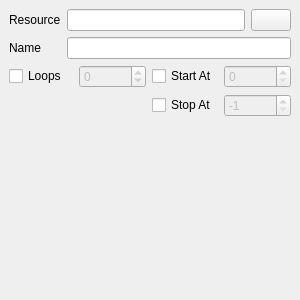
<?xml version="1.0" encoding="UTF-8"?>
<ui version="4.0">
 <class>CTimelineSeqeunceInstructionWidgetPlayAudio</class>
 <widget class="CTimelineSeqeunceInstructionWidgetBase" name="CTimelineSeqeunceInstructionWidgetPlayAudio">
  <property name="geometry">
   <rect>
    <x>0</x>
    <y>0</y>
    <width>300</width>
    <height>300</height>
   </rect>
  </property>
  <property name="windowTitle">
   <string>Form</string>
  </property>
  <layout class="QGridLayout" name="gridLayout">
   <property name="leftMargin">
    <number>0</number>
   </property>
   <property name="topMargin">
    <number>0</number>
   </property>
   <property name="rightMargin">
    <number>0</number>
   </property>
   <property name="bottomMargin">
    <number>0</number>
   </property>
   <item row="0" column="0">
    <widget class="CSlidingStackedWidget" name="pStackedWidget">
     <property name="currentIndex">
      <number>0</number>
     </property>
     <widget class="QWidget" name="page">
      <layout class="QGridLayout" name="gridLayout_2">
       <item row="3" column="1">
        <spacer name="verticalSpacer">
         <property name="orientation">
          <enum>Qt::Vertical</enum>
         </property>
         <property name="sizeHint" stdset="0">
          <size>
           <width>20</width>
           <height>40</height>
          </size>
         </property>
        </spacer>
       </item>
       <item row="0" column="2">
        <widget class="QPushButton" name="SearchButton">
         <property name="sizePolicy">
          <sizepolicy hsizetype="Fixed" vsizetype="Fixed">
           <horstretch>0</horstretch>
           <verstretch>0</verstretch>
          </sizepolicy>
         </property>
         <property name="text">
          <string/>
         </property>
        </widget>
       </item>
       <item row="0" column="1">
        <widget class="QLineEdit" name="pResourceLineEdit"/>
       </item>
       <item row="0" column="0">
        <widget class="QLabel" name="label">
         <property name="text">
          <string>Resource</string>
         </property>
        </widget>
       </item>
       <item row="2" column="0" colspan="3">
        <widget class="QWidget" name="widget_6" native="true">
         <layout class="QGridLayout" name="gridLayout_7">
          <property name="leftMargin">
           <number>0</number>
          </property>
          <property name="topMargin">
           <number>0</number>
          </property>
          <property name="rightMargin">
           <number>0</number>
          </property>
          <property name="bottomMargin">
           <number>0</number>
          </property>
          <item row="0" column="2">
           <widget class="QCheckBox" name="pStartAtCheckBox">
            <property name="text">
             <string>Start At</string>
            </property>
           </widget>
          </item>
          <item row="0" column="3">
           <widget class="QSpinBox" name="pStartAtSpinBox">
            <property name="enabled">
             <bool>false</bool>
            </property>
            <property name="maximum">
             <number>10000000</number>
            </property>
           </widget>
          </item>
          <item row="0" column="0">
           <widget class="QCheckBox" name="pLoopsCheckBox">
            <property name="text">
             <string>Loops</string>
            </property>
           </widget>
          </item>
          <item row="0" column="1">
           <widget class="QSpinBox" name="pLoopsSpinBox">
            <property name="enabled">
             <bool>false</bool>
            </property>
            <property name="minimum">
             <number>-1</number>
            </property>
            <property name="maximum">
             <number>10000000</number>
            </property>
           </widget>
          </item>
          <item row="1" column="2">
           <widget class="QCheckBox" name="pEndAtCheckBox">
            <property name="text">
             <string>Stop At</string>
            </property>
           </widget>
          </item>
          <item row="1" column="3">
           <widget class="QSpinBox" name="pEndAtSpinBox">
            <property name="enabled">
             <bool>false</bool>
            </property>
            <property name="minimum">
             <number>-1</number>
            </property>
            <property name="maximum">
             <number>10000000</number>
            </property>
            <property name="value">
             <number>-1</number>
            </property>
           </widget>
          </item>
         </layout>
        </widget>
       </item>
       <item row="1" column="0">
        <widget class="QLabel" name="label_2">
         <property name="text">
          <string>Name</string>
         </property>
        </widget>
       </item>
       <item row="1" column="1" colspan="2">
        <widget class="QLineEdit" name="pNameLineEdit"/>
       </item>
      </layout>
     </widget>
     <widget class="QWidget" name="page_2">
      <layout class="QGridLayout" name="gridLayout_3">
       <item row="0" column="0">
        <widget class="QTreeView" name="pResourceSelectTree">
         <property name="sizePolicy">
          <sizepolicy hsizetype="Preferred" vsizetype="Expanding">
           <horstretch>1</horstretch>
           <verstretch>0</verstretch>
          </sizepolicy>
         </property>
         <property name="alternatingRowColors">
          <bool>true</bool>
         </property>
         <property name="sortingEnabled">
          <bool>true</bool>
         </property>
         <property name="animated">
          <bool>true</bool>
         </property>
        </widget>
       </item>
       <item row="1" column="0">
        <widget class="CSearchWidget" name="pFilter" native="true"/>
       </item>
      </layout>
     </widget>
    </widget>
   </item>
  </layout>
 </widget>
 <customwidgets>
  <customwidget>
   <class>CTimelineSeqeunceInstructionWidgetBase</class>
   <extends>QWidget</extends>
   <header>Editor/SequenceEditor/TimelineSeqeunceInstructionWidgets.h</header>
   <container>1</container>
  </customwidget>
  <customwidget>
   <class>CSearchWidget</class>
   <extends>QWidget</extends>
   <header>Widgets/SearchWidget.h</header>
   <container>1</container>
  </customwidget>
  <customwidget>
   <class>CSlidingStackedWidget</class>
   <extends>QStackedWidget</extends>
   <header>Widgets/SlidingStackedWidget.h</header>
   <container>1</container>
  </customwidget>
 </customwidgets>
 <resources/>
 <connections/>
</ui>
